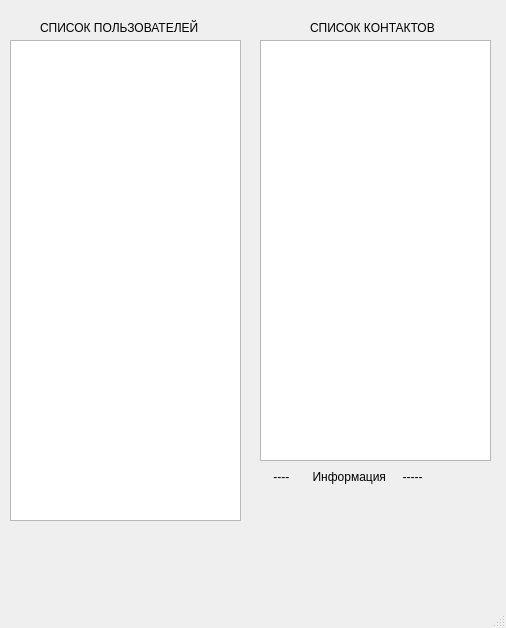
<?xml version="1.0" encoding="UTF-8"?>
<ui version="4.0">
 <class>MainWindow</class>
 <widget class="QMainWindow" name="MainWindow">
  <property name="geometry">
   <rect>
    <x>0</x>
    <y>0</y>
    <width>506</width>
    <height>628</height>
   </rect>
  </property>
  <property name="windowTitle">
   <string>MainWindow</string>
  </property>
  <widget class="QWidget" name="centralwidget">
   <widget class="QListWidget" name="listWidgetUsers">
    <property name="geometry">
     <rect>
      <x>10</x>
      <y>40</y>
      <width>231</width>
      <height>481</height>
     </rect>
    </property>
   </widget>
   <widget class="QLabel" name="label">
    <property name="geometry">
     <rect>
      <x>40</x>
      <y>20</y>
      <width>191</width>
      <height>16</height>
     </rect>
    </property>
    <property name="text">
     <string>СПИСОК ПОЛЬЗОВАТЕЛЕЙ</string>
    </property>
   </widget>
   <widget class="QListWidget" name="listWidgetContacts">
    <property name="geometry">
     <rect>
      <x>260</x>
      <y>40</y>
      <width>231</width>
      <height>421</height>
     </rect>
    </property>
   </widget>
   <widget class="QLabel" name="label_2">
    <property name="geometry">
     <rect>
      <x>310</x>
      <y>20</y>
      <width>161</width>
      <height>16</height>
     </rect>
    </property>
    <property name="text">
     <string>СПИСОК КОНТАКТОВ</string>
    </property>
   </widget>
   <widget class="QLabel" name="info">
    <property name="geometry">
     <rect>
      <x>260</x>
      <y>470</y>
      <width>231</width>
      <height>41</height>
     </rect>
    </property>
    <property name="autoFillBackground">
     <bool>true</bool>
    </property>
    <property name="text">
     <string>    ----       Информация     -----</string>
    </property>
    <property name="textFormat">
     <enum>Qt::AutoText</enum>
    </property>
    <property name="scaledContents">
     <bool>false</bool>
    </property>
    <property name="alignment">
     <set>Qt::AlignLeading|Qt::AlignLeft|Qt::AlignTop</set>
    </property>
    <property name="wordWrap">
     <bool>true</bool>
    </property>
    <property name="margin">
     <number>1</number>
    </property>
    <property name="openExternalLinks">
     <bool>true</bool>
    </property>
    <property name="textInteractionFlags">
     <set>Qt::TextEditorInteraction</set>
    </property>
   </widget>
  </widget>
  <widget class="QMenuBar" name="menubar">
   <property name="geometry">
    <rect>
     <x>0</x>
     <y>0</y>
     <width>506</width>
     <height>26</height>
    </rect>
   </property>
  </widget>
  <widget class="QStatusBar" name="statusbar"/>
 </widget>
 <resources/>
 <connections/>
</ui>
